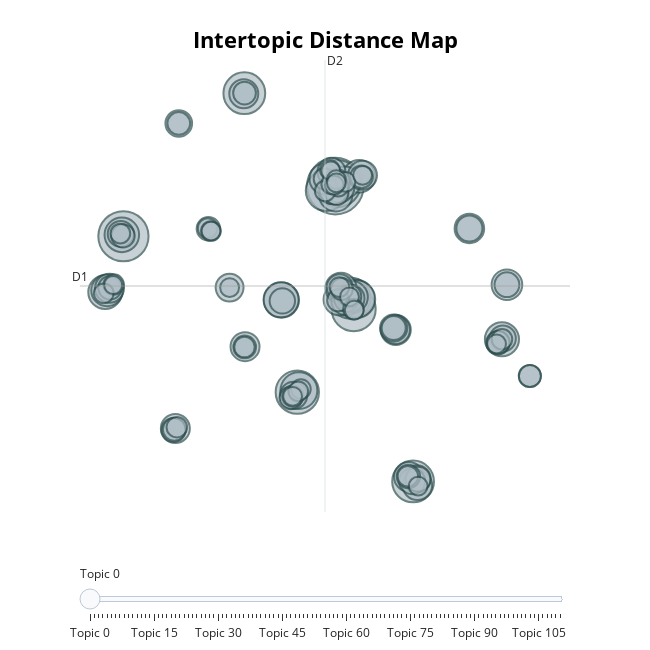

Write notebook code for a chart like this one.
### Code cell
# Visualize topics (interactive plot if supported)
fig = topic_model.visualize_topics()
fig.show()
